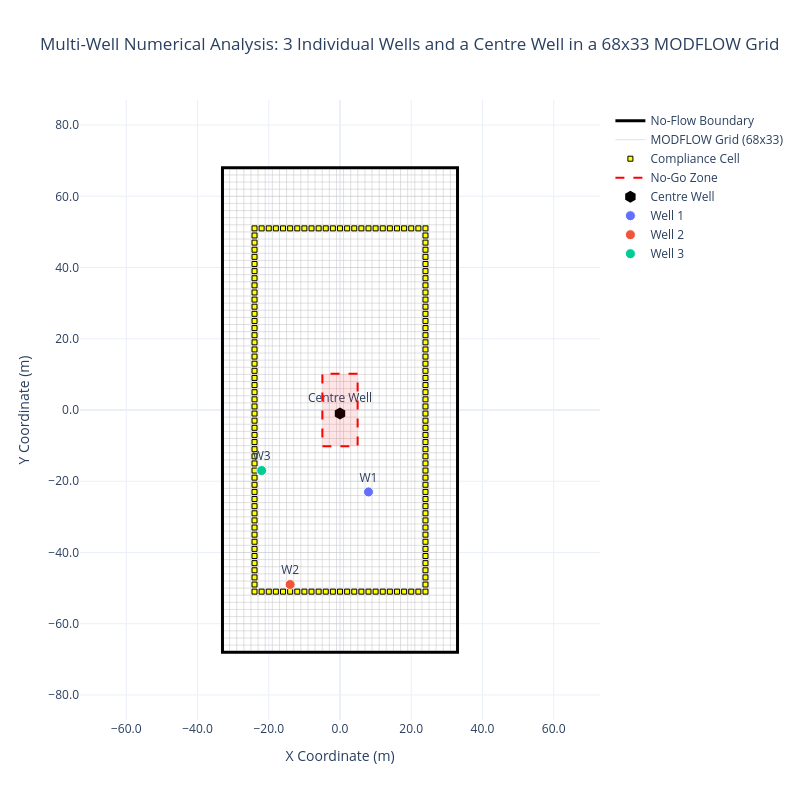

Notebook code for this chart:
### Code cell
# generate grid lines for plotting
x_edges = np.linspace(-lx/2, lx/2, ncol + 1)
y_edges = np.linspace(-ly/2, ly/2, nrow + 1)

grid_x, grid_y = [], []
for x in x_edges:
    grid_x.extend([float(x), float(x), None])
    grid_y.extend([float(y_edges[0]), float(y_edges[-1]), None])
for y in y_edges:
    grid_x.extend([float(x_edges[0]), float(x_edges[-1]), None])
    grid_y.extend([float(y), float(y), None])

fig = go.Figure()

# plot domain boundary
fig.add_shape(type="rect", x0=-lx/2, y0=-ly/2, x1=lx/2, y1=ly/2, 
              line=dict(color="black"), opacity=0.1)

# plot boundary conditions
fig.add_shape(
    type="rect", x0=-lx/2, y0=-ly/2, x1=lx/2, y1=ly/2,
    line=dict(color="black", width=3),
    fillcolor="rgba(0,0,0,0)",
)

fig.add_trace(go.Scatter(
    x=[None], y=[None], mode='lines',
    line=dict(color='black', width=3),
    name="No-Flow Boundary"
))

# plot grid lines
fig.add_trace(go.Scatter(x=grid_x, y=grid_y, mode='lines', 
                         line=dict(color='silver', width=0.5), 
                         name=f"MODFLOW Grid ({nrow}x{ncol})", hoverinfo='skip'))

# plot compliance cells
cp_x = [xc[r, c] for r, c in cp_cells]
cp_y = [yc[r, c] for r, c in cp_cells]
fig.add_trace(go.Scatter(
    x=cp_x, y=cp_y, mode='markers',
    marker=dict(color='yellow', size=5, symbol='square', line=dict(width=1, color='black')),
    name="Compliance Cell"
))

# plot the no-go zone
fig.add_shape(
    type="rect", x0=-nogo_hw, y0=-nogo_hh, x1=nogo_hw, y1=nogo_hh,
    line=dict(color="red", width=2, dash='dash'),
    fillcolor="rgba(255,0,0,0.1)",
    name="No-Go Zone"
)

fig.add_trace(go.Scatter(
    x=[None], y=[None], mode='lines',
    line=dict(color='red', width=2, dash='dash'),
    name="No-Go Zone"
))

# plot the centre well
fig.add_trace(go.Scatter(
    x=[centre_well_x], y=[centre_well_y], mode='markers+text', 
    text=["Centre Well"], textposition="top center",
    marker=dict(color='black', size=12, symbol='hexagon'), 
    name="Centre Well"
))

# plot the random wells
colours = ['#636EFA', '#EF553B', '#00CC96', '#AB63FA', '#FFA15A', '#19D3F3']
for i, w in enumerate(wells):
    color = colours[i % len(colours)]
    fig.add_trace(go.Scatter(
        x=[xc[w['r'], w['c']]], y=[yc[w['r'], w['c']]], mode='markers+text', 
        text=[f"W{i+1}"], textposition="top center",
        marker=dict(color=color, size=10, line=dict(width=1, color='white')), 
        name=f"Well {i+1}"
    ))

# pretty up the layout
plot_limit = max(lx, ly) / 2 + 5
fig.update_layout(
    title=f"Multi-Well Numerical Analysis: {n_wells} Individual Wells and a Centre Well in a {nrow}x{ncol} MODFLOW Grid",
    xaxis=dict(title="X Coordinate (m)", range=[-plot_limit, plot_limit], tickformat=".1f"),
    yaxis=dict(title="Y Coordinate (m)", range=[-plot_limit, plot_limit], tickformat=".1f",
               scaleanchor="x", scaleratio=1),
    template="plotly_white", width=800, height=800,
    legend=dict(yanchor="top", y=0.99, xanchor="left", x=1.02)
)

fig.show()

### Figure 1 — Plotly figure (JSON) as saved in the notebook; plotly's stock layout.template omitted (floating-point values rounded to 4 significant figures; data arrays with more than 128 entries replaced by an {"elided": "..."} marker saying what was removed)
{"data": [{"line": {"color": "black", "width": 3}, "mode": "lines", "name": "No-Flow Boundary", "type": "scatter", "x": [null], "y": [null]}, {"hoverinfo": "skip", "line": {"color": "silver", "width": 0.5}, "mode": "lines", "name": "MODFLOW Grid (68x33)", "type": "scatter", "x": {"elided": "309 int values"}, "y": {"elided": "309 int values"}}, {"marker": {"color": "yellow", "line": {"color": "black", "width": 1}, "size": 5, "symbol": "square"}, "mode": "markers", "name": "Compliance Cell", "type": "scatter", "x": {"elided": "150 int values"}, "y": {"elided": "150 int values"}}, {"line": {"color": "red", "dash": "dash", "width": 2}, "mode": "lines", "name": "No-Go Zone", "type": "scatter", "x": [null], "y": [null]}, {"marker": {"color": "black", "size": 12, "symbol": "hexagon"}, "mode": "markers+text", "name": "Centre Well", "text": ["Centre Well"], "textposition": "top center", "type": "scatter", "x": [0], "y": [-1]}, {"marker": {"color": "#636EFA", "line": {"color": "white", "width": 1}, "size": 10}, "mode": "markers+text", "name": "Well 1", "text": ["W1"], "textposition": "top center", "type": "scatter", "x": [8], "y": [-23]}, {"marker": {"color": "#EF553B", "line": {"color": "white", "width": 1}, "size": 10}, "mode": "markers+text", "name": "Well 2", "text": ["W2"], "textposition": "top center", "type": "scatter", "x": [-14], "y": [-49]}, {"marker": {"color": "#00CC96", "line": {"color": "white", "width": 1}, "size": 10}, "mode": "markers+text", "name": "Well 3", "text": ["W3"], "textposition": "top center", "type": "scatter", "x": [-22], "y": [-17]}], "layout": {"height": 800, "legend": {"x": 1.02, "xanchor": "left", "y": 0.99, "yanchor": "top"}, "shapes": [{"line": {"color": "black"}, "opacity": 0.1, "type": "rect", "x0": -33, "x1": 33, "y0": -68, "y1": 68}, {"fillcolor": "rgba(0,0,0,0)", "line": {"color": "black", "width": 3}, "type": "rect", "x0": -33, "x1": 33, "y0": -68, "y1": 68}, {"fillcolor": "rgba(255,0,0,0.1)", "line": {"color": "red", "dash": "dash", "width": 2}, "name": "No-Go Zone", "type": "rect", "x0": -4.95, "x1": 4.95, "y0": -10.2, "y1": 10.2}], "title": {"text": "Multi-Well Numerical Analysis: 3 Individual Wells and a Centre Well in a 68x33 MODFLOW Grid"}, "width": 800, "xaxis": {"range": [-73, 73], "tickformat": ".1f", "title": {"text": "X Coordinate (m)"}}, "yaxis": {"range": [-73, 73], "scaleanchor": "x", "scaleratio": 1, "tickformat": ".1f", "title": {"text": "Y Coordinate (m)"}}}}
